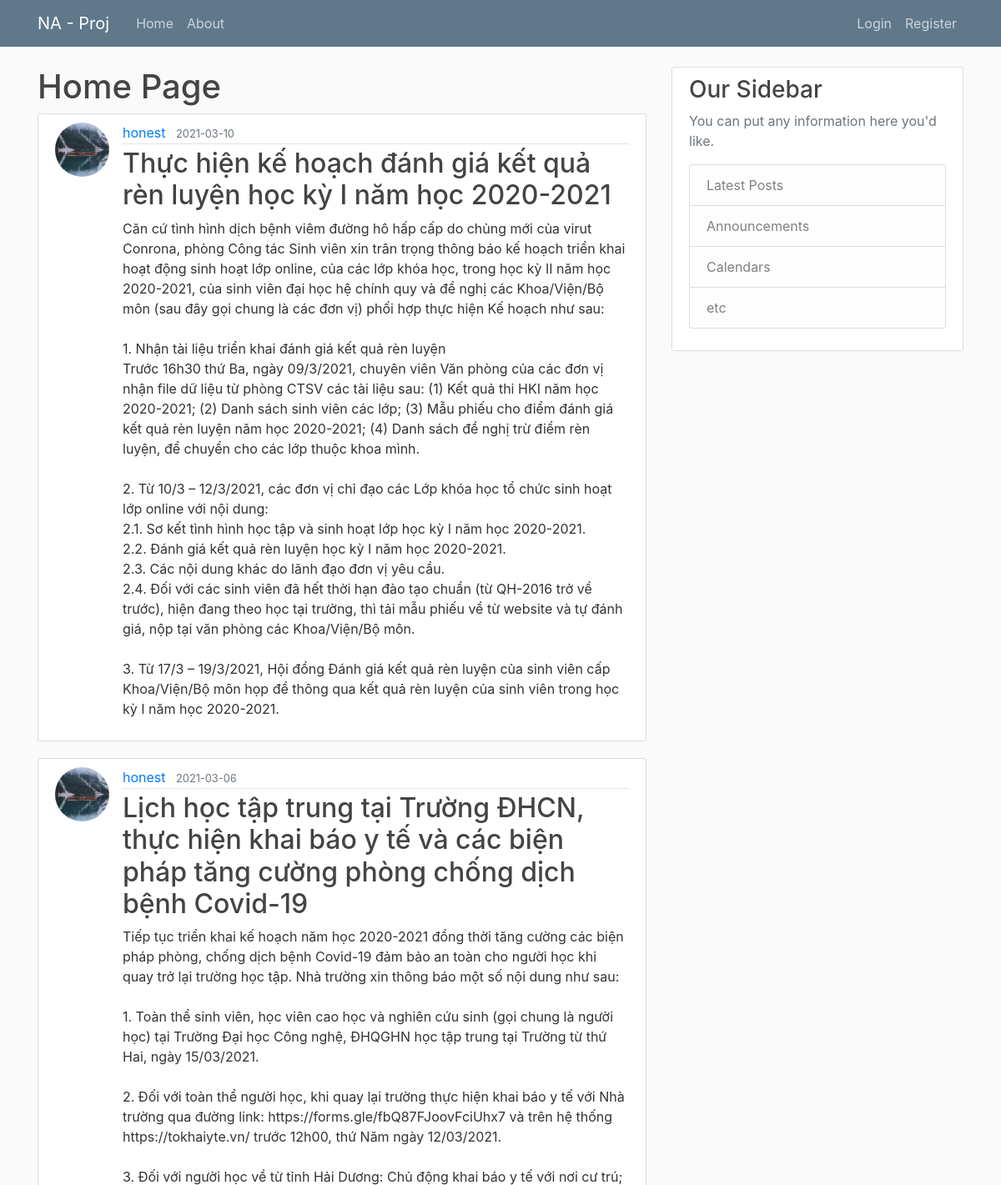
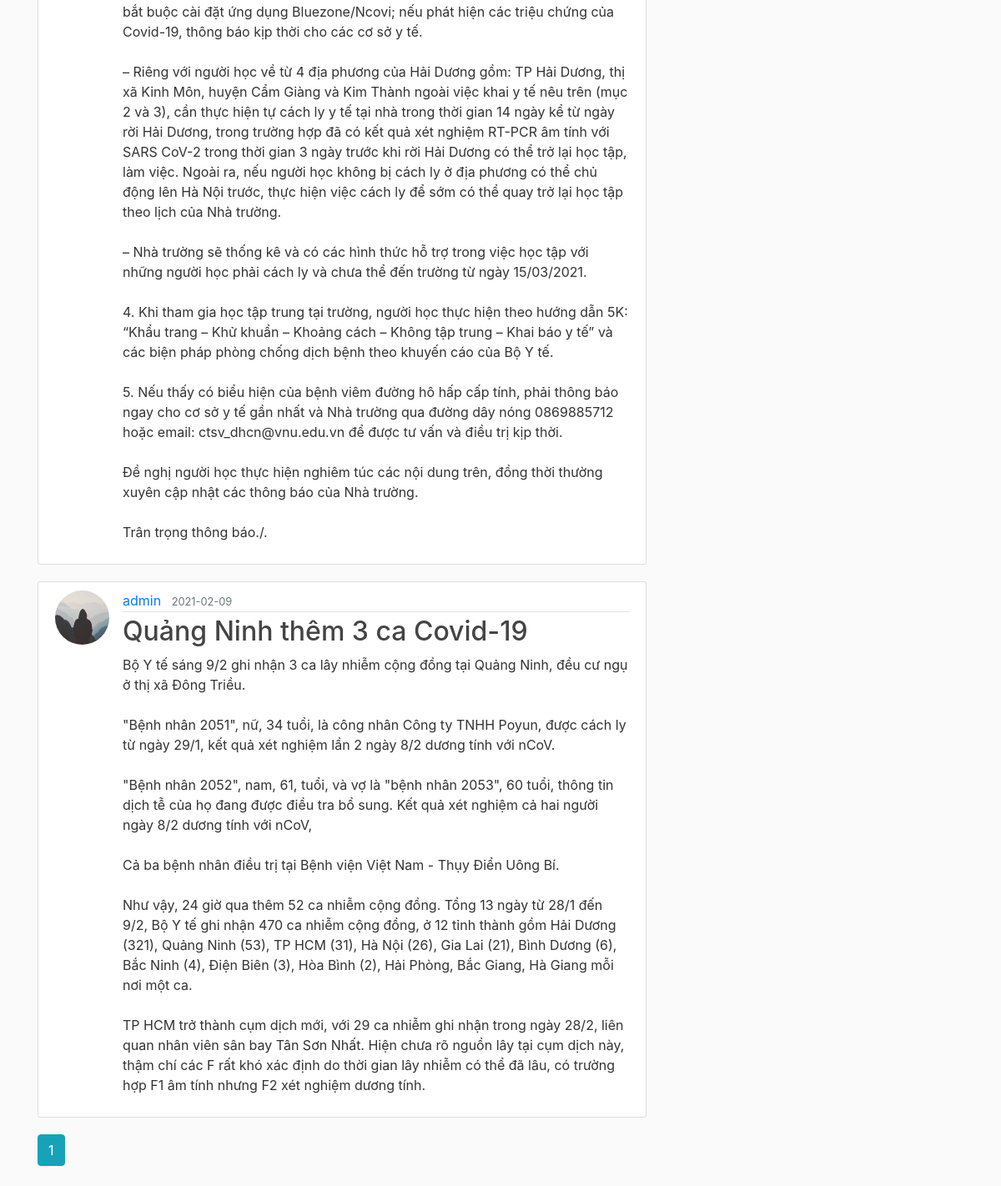
The page /home on the database its author committed (2 pictures, top to bottom).
### na_service/models.py (models this page shows, shortened)
class Post(db.Model):
    id = db.Column(db.Integer, primary_key=True)
    title = db.Column(db.String(100), nullable=False)
    date_posted = db.Column(db.DateTime, nullable=False, default=datetime.utcnow())
    content = db.Column(db.Text, nullable=False)
    user_id = db.Column(db.Integer, db.ForeignKey('user.id'), nullable=False)

class User(db.Model, UserMixin):
    id = db.Column(db.Integer, primary_key=True)
    username = db.Column(db.String(20), unique=True, nullable=False)
    email = db.Column(db.String(120), unique=True, nullable=False)
    image_file = db.Column(db.String(20), nullable=False, default='default.jpg')
    password = db.Column(db.String(60), nullable=False)
    posts = db.relationship('Post', backref='author', lazy=True)

### na_service/main/routes.py (the view)
@main.route('/')
@main.route('/home')
def home():
    page = request.args.get('page', 1, type=int)
    posts = Post.query.order_by(Post.date_posted.desc()).paginate(page=page, per_page=5)
    return render_template("home.html", posts=posts, title="Home")

### na_service/templates/home.html
{% extends "layout.html" %}
{% block content %}
    <h1>Home Page</h1>
    {% for post in posts.items %}
    <article class="media content-section">
        <img class="rounded-circle article-img" src="{{ url_for('static', filename='profile_pics/' + post.author.image_file) }}" alt="image of author">
        <div class="media-body">
            <div class="article-metadata">
                <a class="mr-2" href="{{ url_for('users.user_posts', username=post.author.username) }}">{{ post.author.username }}</a>
                <small class="text-muted">{{ post.date_posted.strftime('%Y-%m-%d') }}</small>
            </div>
            <h2><a class="article-title" href="{{ url_for('posts.post', post_id=post.id) }}">{{ post.title }}</a></h2>
            <p class="article-content">{{ post.content }}</p>
        </div>
    </article>
    {% endfor %}
    {% for page_num in posts.iter_pages(left_edge=1, right_edge=1, left_current=1, right_current=2 ) %}
        {% if page_num %}
            {% if posts.page == page_num %}
                <a class="btn btn-info mb-4" href="{{ url_for('main.home', page=page_num) }}">{{ page_num }}</a>
            {% else %}
                <a class="btn btn-outline-info mb-4" href="{{ url_for('main.home', page=page_num) }}">{{ page_num }}</a>
            {% endif %}
        {% else %}
            ...
        {% endif %}
    {% endfor %}
{% endblock content %}

### na_service/templates/layout.html (shortened to what this page needs)
<!DOCTYPE html>
<html lang="en">
<head>
    <link rel="stylesheet" href="https://cdn.jsdelivr.net/npm/bootstrap@4.5.3/dist/css/bootstrap.min.css"
>
    <link rel="stylesheet" href="{{ url_for('static', filename='css/main.css') }}">
</head>
<body>
    <header class="site-header">
        <nav class="navbar navbar-expand-md navbar-dark bg-steel fixed-top">
            <div class="container">
                <a class="navbar-brand mr-4" href="/">NA - Proj</a>
                <div class="collapse navbar-collapse" id="navbarToggle">
                    <div class="navbar-nav mr-auto">
                        <a class="nav-item nav-link" href="{{ url_for('main.home') }}">Home</a>
                        <a class="nav-item nav-link" href="{{ url_for('main.about') }}">About</a>
                    </div>
                    <div class="navbar-nav">
                        {% if current_user.is_authenticated %}
                            <a class="nav-item nav-link" href="{{ url_for('posts.new_post') }}">New Post</a>
                            <a class="nav-item nav-link" href="{{ url_for('users.account') }}">Account</a>
                            <a class="nav-item nav-link" href="{{ url_for('users.logout') }}">Logout</a>
                        {% else %}
                            <a class="nav-item nav-link" href="{{ url_for('users.login') }}">Login</a>
                            <a class="nav-item nav-link" href="{{ url_for('users.register') }}">Register</a>
                        {% endif %}
                    </div>
                </div>
            </div>
        </nav>
    </header>
    <main role="main" class="container">
        <div class="row">
            <div class="col-md-8">
                {% block content %}
                {% endblock %}
            </div>
            <div class="col-md-4">
                <div class="content-section">
                    <h3>Our Sidebar</h3>
                    <p class='text-muted'>You can put any information here you'd like.
                        <ul class="list-group">
                            <li class="list-group-item list-group-item-light">Latest Posts</li>
                            <li class="list-group-item list-group-item-light">Announcements</li>
                            <li class="list-group-item list-group-item-light">Calendars</li>
                            <li class="list-group-item list-group-item-light">etc</li>
                        </ul>
                    </p>
                </div>
            </div>
        </div>
    </main>
</body>
</html>

### na_service/static/css/main.css (style rules this page uses)
body { background: #fafafa; color: #333333; margin-top: 5rem; }
h1, h2, h3, h4, h5, h6 { color: #444444; }
.bg-steel { background-color: #5f788a; }
.site-header .navbar-nav .nav-link { color: #cbd5db; }
.content-section { background: #ffffff; padding: 10px 20px; border: 1px solid #dddddd; border-radius: 3px; margin-bottom: 20px; }
.article-title { color: #444444; }
.article-content { white-space: pre-line; }
.article-img { height: 65px; width: 65px; margin-right: 16px; }
.article-metadata { padding-bottom: 1px; margin-bottom: 4px; border-bottom: 1px solid #e3e3e3 }

### rows shown on the page
Post: image_file (picture), author.username "honest", date_posted "2021-03-10", title "Thực hiện kế hoạch đánh giá kết quả rèn luyện học kỳ I năm học 2020-2021", content "Căn cứ tình hình dịch bệnh viêm đường hô hấp cấp do chủng mới của virut Conrona, phòng Công tác Sinh viên xin trân trọng thông báo kế hoạch triển khai hoạt động sinh hoạt lớp online, của các lớp khóa học, trong học kỳ II năm học 2020-2021, của sinh viên đại học hệ chính quy và đề nghị các Khoa/Viện/Bộ môn (sau đây gọi chung là các đơn vị) phối hợp thực hiện Kế hoạch như sau: 1. Nhận tài liệu triển khai đánh giá kết quả rèn luyện Trước 16h30 thứ Ba, ngày 09/3/2021, chuyên viên Văn phòng của các đơn vị nhận file dữ liệu từ phòng CTSV các tài liệu sau: (1) Kết quả thi HKI năm học 2020-2021; (2) Danh sách sinh viên các lớp; (3) Mẫu phiếu cho điểm đánh giá kết quả rèn luyện năm học 2020-2021;…"
Post: image_file (picture), author.username "honest", date_posted "2021-03-06", title "Lịch học tập trung tại Trường ĐHCN, thực hiện khai báo y tế và các biện pháp tăng cường phòng chống dịch bệnh Covid-19", content "Tiếp tục triển khai kế hoạch năm học 2020-2021 đồng thời tăng cường các biện pháp phòng, chống dịch bệnh Covid-19 đảm bảo an toàn cho người học khi quay trở lại trường học tập. Nhà trường xin thông báo một số nội dung như sau: 1. Toàn thể sinh viên, học viên cao học và nghiên cứu sinh (gọi chung là người học) tại Trường Đại học Công nghệ, ĐHQGHN học tập trung tại Trường từ thứ Hai, ngày 15/03/2021. 2. Đối với toàn thể người học, khi quay lại trường thực hiện khai báo y tế với Nhà trường qua đường link: https://forms.gle/fbQ87FJoovFciUhx7 và trên hệ thống https://tokhaiyte.vn/ trước 12h00, thứ Năm ngày 12/03/2021. 3. Đối với người học về từ tỉnh Hải Dương: Chủ động khai báo y tế với nơi cư…"
Post: image_file (placeholder picture), author.username "admin", date_posted "2021-02-09", title "Quảng Ninh thêm 3 ca Covid-19", content "Bộ Y tế sáng 9/2 ghi nhận 3 ca lây nhiễm cộng đồng tại Quảng Ninh, đều cư ngụ ở thị xã Đông Triều. \"Bệnh nhân 2051\", nữ, 34 tuổi, là công nhân Công ty TNHH Poyun, được cách ly từ ngày 29/1, kết quả xét nghiệm lần 2 ngày 8/2 dương tính với nCoV. \"Bệnh nhân 2052\", nam, 61, tuổi, và vợ là \"bệnh nhân 2053\", 60 tuổi, thông tin dịch tễ của họ đang được điều tra bổ sung. Kết quả xét nghiệm cả hai người ngày 8/2 dương tính với nCoV, Cả ba bệnh nhân điều trị tại Bệnh viện Việt Nam - Thụy Điển Uông Bí. Như vậy, 24 giờ qua thêm 52 ca nhiễm cộng đồng. Tổng 13 ngày từ 28/1 đến 9/2, Bộ Y tế ghi nhận 470 ca nhiễm cộng đồng, ở 12 tỉnh thành gồm Hải Dương (321), Quảng Ninh (53), TP HCM (31), Hà Nội (26),…"

### other values the page prints
{{ page_num }} "1"
